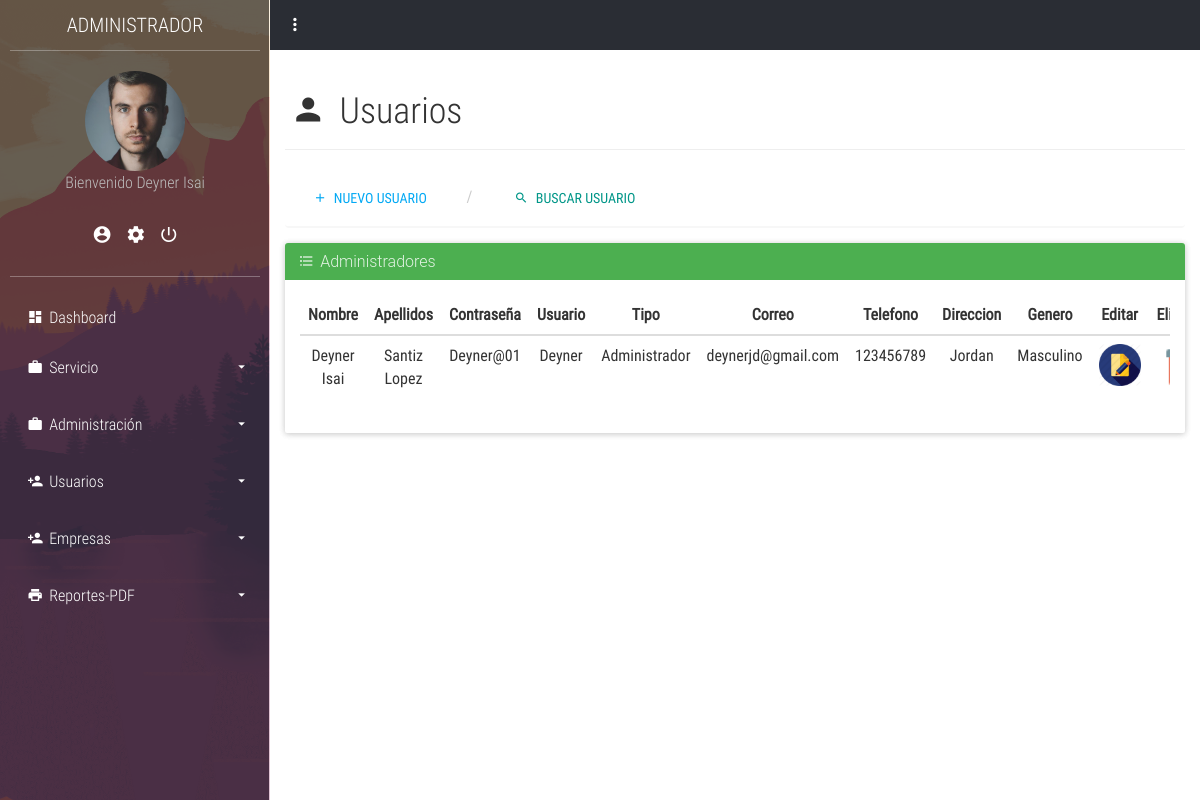
Page /Vistas/Menu.php?cargar=AdministrativaListarUsuario&tipo=Administrador (signed in) on the committed database.
### tables this page shows
CREATE TABLE IF NOT EXISTS `usuarios` (
  `id_usuario` int(13) NOT NULL,
  `nombre` varchar(50) NOT NULL,
  `apellidos` varchar(50) NOT NULL,
  `usuario` varchar(15) NOT NULL,
  `pass` varchar(10) NOT NULL,
  `tipo` varchar(50) NOT NULL,
  `correo` varchar(35) NOT NULL,
  `telefono` varchar(15) NOT NULL,
  `direccion` varchar(50) NOT NULL,
  `genero` varchar(50) NOT NULL,
  `estado` bit(1) NOT NULL,
  PRIMARY KEY (`id_usuario`) USING BTREE
);

### Modelos/Conexion.php (called while the page is built, shortened)
<?php
class Conexion
{
    private $con;
    public function __construct()
    {
        $this->host = "localhost";
        $this->user = "root";
        $this->pass = "";
        $this->bd   = "samec";
        $this->con = mysqli_connect($this->host, $this->user, $this->pass, $this->bd);
        if ($this->con) {
            mysqli_select_db($this->con, $this->bd);
        }
        $this->con->set_charset("UTF8");
    }
    public function consultaRetorno($sql)
    {
        $consulta = mysqli_query($this->con, $sql);
        return $consulta;
    }
}

### Modelos/Usuario.php (called while the page is built, shortened)
<?php
include_once 'Conexion.php';
class Usuario
{
    private $con;
    public function __construct()
    {
        $this->con = new conexion();
    }
    public function filtrarTipo($valor)
    {
        $sql       = "SELECT * FROM usuarios WHERE tipo='$valor' AND estado=1";
        $resultado = $this->con->consultaRetorno($sql);
        return $resultado;
    }
}

### Vistas/AdministrativaListarUsuario.php (the view, shortened to what this page needs)
<?php
if (@$_SESSION['validada'] == "SI") {
    include_once 'Menu.php';
}
require_once '../Modelos/Usuario.php';
$usuario = new Usuario();
if (isset($_GET)) {
    $buscar    = @$_GET['tipo'];
    $resultado = $usuario->filtrarTipo($buscar);
} else {
    $resultado = $usuario->listar();
}
?>
<!DOCTYPE html>
<html lang="en">
<head>
            <link href="../Estilos/css/main.css" rel="stylesheet">
</head>
<body>
	<section class="full-box dashboard-contentPage">
		<nav class="full-box dashboard-Navbar">
			<ul class="full-box list-unstyled text-right">
				<li class="pull-left">
					<a href="#!" class="btn-menu-dashboard"><i class="zmdi zmdi-more-vert"></i></a>
				</li>
			</ul>
		</nav>
		<div class="container-fluid">
			<div class="page-header">
			  <h1 class="text-titles"><i class="zmdi zmdi-account zmdi-hc-fw"></i></i> Usuarios </h1>
			</div>
			</div>
		<div class="container-fluid">
			<ul class="breadcrumb breadcrumb-tabs">
			  	<li>
			  		<a href="?cargar=AdministrativaRegistrarUsuario" class="btn btn-info">
			  			<i class="zmdi zmdi-plus"></i> &nbsp; NUEVO USUARIO
			  		</a>
			  	</li>
			 	<li>
			  		<a href="?cargar=AdministrativaBuscarUsuario" class="btn btn-primary">
			  			<i class="zmdi zmdi-search"></i> &nbsp; BUSCAR USUARIO
			  		</a>
			  	</li>
			</ul>
		</div>
		<div class="container-fluid">
			<div class="panel panel-success">
				<div class="panel-heading">
					<h3 class="panel-title"><i class="zmdi zmdi-format-list-bulleted"></i> &nbsp;<?php echo $buscar; ?>es</h3>
				</div>
				<div class="panel-body">
					<div class="table-responsive">
						<table class="table table-hover text-center">
							<thead>
								<tr>
									<th class="text-center">Nombre</th>
									<th class="text-center">Apellidos</th>
									<th class="text-center">Contraseña</th>
									<th class="text-center">Usuario</th>
									<th class="text-center">Tipo</th>
									<th class="text-center">Correo</th>
									<th class="text-center">Telefono</th>
									<th class="text-center">Direccion</th>
									<th class="text-center">Genero</th>
									<th class="text-center">Editar</th>
									<th class="text-center">Eliminar</th>
								</tr>
							</thead>
							<tbody>
							<?php while ($row = mysqli_fetch_assoc($resultado)): ?>
										<tr>
											<td><?php echo $row['nombre']; ?></td>
											<td><?php echo $row['apellidos']; ?></td>
											<td><?php echo $row['pass']; ?></td>
											<td><?php echo $row['usuario']; ?></td>
											<td><?php echo $row['tipo']; ?></td>
											<td><?php echo $row['correo']; ?></td>
											<td><?php echo $row['telefono']; ?></td>
											<td><?php echo $row['direccion']; ?></td>
											<td><?php echo $row['genero']; ?></td>
											<td><a href=?cargar=AdministrativaEditarUsuario&id_usuario=<?php echo $row['id_usuario']; ?>><img src="../Estilos/Imagenes/iconosRegistros/editar.png" height="42" width="42" ></a></td>
											<td><a style="cursor: pointer;" onclick='confirmar(<?php echo $row['id_usuario']; ?>)'><img src="../Estilos/Imagenes/iconosRegistros/eliminar.png" height="42" width="42"></a></td>
										</tr>
									<?php endwhile;?>
							</tbody>
						</table>
					</div>
				</div>
			</div>
		</div>
	</section>
</body>
</html>

### Vistas/Menu.php (shortened to what this page needs)
<?php
include_once '../Controladores/enrutadorMenu.php';
?>
<!DOCTYPE html>
<html lang="en">
<head>
            <link href="../Estilos/css/main.css" rel="stylesheet">
</head>
<body>
    <section class="full-box cover dashboard-sideBar">
            <div class="full-box dashboard-sideBar-ct">
                <div class="full-box text-uppercase text-center text-titles dashboard-sideBar-title">
                    Administrador
                </div>
                <div class="full-box dashboard-sideBar-UserInfo">
                    <figure class="full-box">
                        <img alt="UserIcon" src="perfiles/vato.jpg">
                            <figcaption class="text-center text-titles">
                            <?php echo "<label align=right>Bienvenido " . $_SESSION['nombre'] . "</label>"; ?>
                            </figcaption>
                    </figure>
                    <ul class="full-box list-unstyled text-center">
                        <li>
                            <a href="?cargar=AdministrativaMisDatos&id_usuario=<?php echo $_SESSION['id_usuario'] ?>" title="Mis datos">
                                <i class="zmdi zmdi-account-circle">
                                </i>
                            </a>
                        </li>
                        <li>
                            <a href="?cargar=AdministrativaMiCuenta&id_usuario=<?php echo $_SESSION['id_usuario'] ?>" title="Mi cuenta">
                                <i class="zmdi zmdi-settings">
                                </i>
                            </a>
                        </li>
                        <li>
                            <a class="btn-exit-system" href="?cargar=Cerrar&id_usuario=<?php echo $_SESSION['id_usuario'] ?>" title="Salir del sistema">
                                <i class="zmdi zmdi-power">
                                </i>
                            </a>
                        </li>
                    </ul>
                </div>
                <ul class="list-unstyled full-box dashboard-sideBar-Menu">
                    <li>
                        <a href="?cargar=Home">
                            <i class="zmdi zmdi-view-dashboard zmdi-hc-fw">
                            </i>
                            Dashboard
                        </a>
                    </li>
                    <li>
                        <a class="btn-sideBar-SubMenu" href="#!">
                            <i class="zmdi zmdi-case zmdi-hc-fw">
                            </i>
                            Servicio
                            <i class="zmdi zmdi-caret-down pull-right">
                            </i>
                        </a>
                        <ul class="list-unstyled full-box">
                        </ul>
                    </li>
                    <li>
                        <a class="btn-sideBar-SubMenu" href="#!">
                            <i class="zmdi zmdi-case zmdi-hc-fw">
                            </i>
                            Administración
                            <i class="zmdi zmdi-caret-down pull-right">
                            </i>
                        </a>
                        <ul class="list-unstyled full-box">
                        </ul>
                    </li>
                    <li>
                        <a class="btn-sideBar-SubMenu">
                            <i class="zmdi zmdi-account-add zmdi-hc-fw">
                            </i>
                            Usuarios
                            <i class="zmdi zmdi-caret-down pull-right">
                            </i>
                        </a>
                        <ul class="list-unstyled full-box" >
                        </ul>
                    </li>
                    <li>
                        <a class="btn-sideBar-SubMenu">
                            <i class="zmdi zmdi-account-add zmdi-hc-fw">
                            </i>
                            Empresas
                            <i class="zmdi zmdi-caret-down pull-right">
                            </i>
                        </a>
                        <ul class="list-unstyled full-box" >
                        </ul>
                    </li>
                    <li>
                        <a class="btn-sideBar-SubMenu">
                            <i class="zmdi zmdi-print zmdi-hc-fw">
                            </i>
                            Reportes-PDF
                            <i class="zmdi zmdi-caret-down pull-right">
                            </i>
                        </a>
                        <ul class="list-unstyled full-box" >
                        </ul>
                    </li>
                </ul>
            </div>
        </section>
        <?php
$enrutadorMenu = new enrutadorMenu();
if ($enrutadorMenu->validarGET(@$_GET['cargar'])) {
    $enrutadorMenu->cargarVista($_GET['cargar']);
}
?>
</body>
</html>

### Controladores/enrutadorMenu.php (shortened to what this page needs)
 <?php
include_once '../Modelos/Usuario.php';
class enrutadorMenu
{
    public function cargarVista($vista)
    {
        if (@$_SESSION['validada'] == "SI") {
            switch ($vista) {
                case "AdministrativaListarUsuario":
                    include_once '../Vistas/' . $vista . '.php';
                    break;
            }
        } else {
            session_destroy();
            echo "
                <script language='JavaScript'>alert('No existe una sesión iniciada');window.location.href='../Vistas/AdministrativaLogin.php'
                </script>";
        }
    }
    public function validarGet($variable)
    {
        if (isset($variable)) {
            return true;
        } else {
            if (@$_SESSION['validada'] == "SI") {
                include_once '../Vistas/AdministrativaLogin.php';
            }
        }
    }
}
?>

### Estilos/css/main.css (style rules this page uses)
body, html { background-color: #fff; width: 100%; height: 100%; margin: 0; padding: 0; position: relative; font-size: 16px; font-family: 'RobotoCondensed'; overflow: hidden; }
.full-box { margin: 0; padding: 0; width: 100%; box-sizing: border-box; }
.cover { background: 50% 50% no-repeat; background-size: cover; }
.text-titles { font-family: 'RobotoCondensedLight' }
.breadcrumb-tabs { margin-bottom: 15px; background-color: transparent; border-bottom: 2px solid #F7F7F7; padding: 0; }
.dashboard-sideBar, .dashboard-contentPage { position: absolute; top: 0; height: 100%; transition: all .3s ease-in-out; }
.dashboard-sideBar, .dashboard-sideBar-ct { width: 270px; }
.dashboard-sideBar { left: 0; z-index: 2; background-image: url('../Imagenes/Administrativo/sideBar.png'); border-right: 1px solid rgba(255, 255, 255, .7); overflow: hidden; }
.dashboard-sideBar-ct { position: relative; height: 100%; background-color: rgba(42, 45, 52, 0.7); padding: 0 10px; padding-bottom: 30px; }
.dashboard-sideBar-title, .dashboard-sideBar-title>i { height: 50px; line-height: 50px; color: #fff; font-size: 20px; }
.dashboard-sideBar-title { position: relative; }
.dashboard-sideBar-UserInfo { border-top: 1px solid rgba(255, 255, 255, .3); border-bottom: 1px solid rgba(255, 255, 255, .3); color: #fff; font-size: 14px; padding: 20px 0; }
.dashboard-sideBar-UserInfo figure img { width: 100px; height: 100px; border-radius: 100%; display: block; margin: 0 auto; }
.dashboard-sideBar-UserInfo ul { margin-top: 15px; }
.dashboard-sideBar-UserInfo ul>li, .dashboard-sideBar-UserInfo ul>li>a { display: inline-block; color: #fff; }
.dashboard-sideBar-UserInfo ul>li>a { outline: none; font-size: 20px; padding: 7px; transition: all .3s ease-in-out; }
.dashboard-sideBar-Menu { padding-top: 15px; }
.dashboard-sideBar-Menu>li, .dashboard-sideBar-Menu>li>a, .dashboard-sideBar-Menu>li>ul>li, .dashboard-sideBar-Menu>li>ul>li>a { line-height: 50px; font-family: "RobotoCondensedLight"; display: block; color: #fff; text-decoration: none; border-radius: 4px; transition: all .3s ease-in-out; position: relative; }
.dashboard-sideBar-Menu>li>a>i.zmdi-caret-down { line-height: 50px; transition: all .3s ease-in-out; }
.dashboard-sideBar-Menu>li>a { padding: 0 15px; box-sizing: border-box; height: 50px; outline: none; }
.dashboard-sideBar-Menu>li>ul { position: relative; padding-top: 7px; height: 0; overflow: hidden; }
.dashboard-contentPage { right: 0; z-index: 1; padding-left: 270px; }
.dashboard-Navbar, .dashboard-Navbar>ul, .dashboard-Navbar>ul>li, .dashboard-Navbar>ul>li>a { height: 50px; line-height: 50px; }
.dashboard-Navbar>ul>li>a { outline: none; }
.dashboard-Navbar { background-color: #2A2D34; overflow: hidden; }
.dashboard-Navbar>ul>li, .dashboard-Navbar>ul>li>a { display: inline-block; width: 50px; text-align: center; color: #fff; margin: 0; padding: 0; font-size: 20px; transition: all .3s ease-in-out; position: relative; }

### rows in the picture
usuarios: nombre "Deyner Isai", apellidos "Santiz Lopez", pass "Deyner@01", usuario "Deyner", tipo "Administrador", correo "deynerjd@gmail.com", telefono "123456789", direccion "Jordan", genero "Masculino"

### other values in the picture
$_SESSION['nombre'] "Deyner Isai"
$buscar "Administrador"
